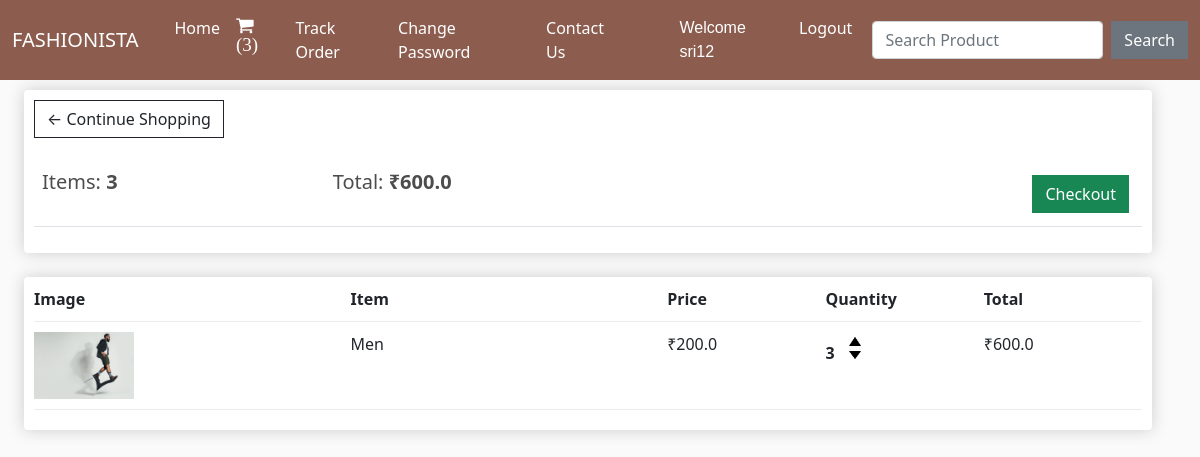
The app's page /cart/ (signed in) with its own data.
### shop/models.py (models this page shows, shortened)
class Order(models.Model):
    customer = models.ForeignKey(Customer, on_delete=models.SET_NULL, null=True)
    date_ordered = models.DateTimeField(default=now)
    complete = models.BooleanField(default=False)
    @property
    def get_cart_total(self):
        orderitems = self.orderitem_set.all()
        total = sum([item.get_total for item in orderitems])
        return total
    @property
    def get_cart_items(self):
        orderitems = self.orderitem_set.all()
        total = sum([item.quantity for item in orderitems])
        return total

class OrderItem(models.Model):
    product = models.ForeignKey(Product, on_delete=models.SET_NULL, null=True)
    order = models.ForeignKey(Order, on_delete=models.SET_NULL, null=True)
    quantity = models.IntegerField(default=0)
    date_added = models.DateTimeField(default=now)
    @property
    def get_total(self):
        total = self.product.price * self.quantity
        return total

class Product(models.Model):
    name = models.CharField(max_length=100)
    price = models.FloatField()
    image = models.ImageField(upload_to="", default="")

### shop/views.py (the view, shortened to what this page needs)
# urls.py: path("cart/", views.cart, name="cart"),
def cart(request):
    data = cartData(request)
    items = data['items']
    order = data['order']
    cartItems = data['cartItems']
    try:
        cart = json.loads(request.COOKIES['cart'])
    except:
        cart = {}
    print('Cart:', cart)
    return render(request, "cart.html", {'items':items, 'order':order, 'cartItems':cartItems})

### shop/inherit.py (called while the page is built)
def cartData(request):
    if request.user.is_authenticated:
        customer = request.user.customer
        order, created = Order.objects.get_or_create(customer=customer, complete=False)
        items = order.orderitem_set.all()
        cartItems = order.get_cart_items
    else:
        items = []
        order = {'get_cart_total':0, 'get_cart_items':0}
        cartItems = order['get_cart_items']
    return {'cartItems':cartItems, 'items':items, 'order':order}

### shop/templates/cart.html (shortened to what this page needs)
{% extends 'base.html' %}
{% load static %}
{% block body %}
<div class="container-fluid row">
    <div class="col-lg-12">
        <div class="box-element">
            <a href="/" class="btn btn-outline-dark">&#x2190 Continue Shopping</a>
            <br><br>
            <table class="table">
                <tr>
                    <th>
                        <h5>Items: <strong>{{order.get_cart_items}}</strong></h5>
                    </th>
                    <th>
                        <h5>Total: <strong>₹{{order.get_cart_total}}</strong></h5>
                    </th>
                    <th><a href="/checkout/" class="btn btn-success" style="float: right; margin: 5px;">Checkout</a>
                    </th>
                </tr>
            </table>
        </div>
<br>
        <div class="box-element">
            <div class="cart-row">
                <div style="flex: 2;"><strong>Image</strong></div>
                <div style="flex: 2;"><strong>Item</strong></div>
                <div style="flex: 1;"><strong>Price</strong></div>
                <div style="flex: 1;"><strong>Quantity</strong></div>
                <div style="flex: 1;"><strong>Total</strong></div>
            </div>
        {% for item in items %}
            <div class="cart-row">
                <div style="flex: 2;"><img class="row-image" src="{{item.product.image.url}}" alt=""></div>
                <div style="flex: 2;">{{item.product.name}}</div>
                <div style="flex: 1;">₹{{item.product.price}}</div>
                <div style="flex: 1;">
                <p class="quantity">{{item.quantity}}</p>
                <div class="quantity">
                    <img data-product="{{item.product.id}}" data-action="add" src="{% static 'increase.png' %}" class="chg-quantity update-cart" alt="">
                    <img data-product="{{item.product.id}}" data-action="remove" src="{% static 'decrease.png' %}" class="chg-quantity update-cart" alt="">
                </div>
                </div>
                <div style="flex: 1;">₹{{item.get_total}}</div>
            </div>
            {% endfor %}
        </div>
    </div>
</div>
{% endblock %}

### shop/templates/base.html (shortened to what this page needs)
<!doctype html>
<html lang="en">
<head>
    <link href="https://cdn.jsdelivr.net/npm/bootstrap@5.0.2/dist/css/bootstrap.min.css" rel="stylesheet"
>
    <link rel="stylesheet" href="https://cdnjs.cloudflare.com/ajax/libs/font-awesome/4.7.0/css/font-awesome.min.css">
</head>
<body>
    <nav class="navbar navbar-expand-lg navbar-dark sticky-top">
        <div class="container-fluid">
            <a class="navbar-brand" href="/">FASHIONISTA</a>
            <div class="collapse navbar-collapse" id="navbarSupportedContent">
                <div class="container w-75">
                <ul class="navbar-nav me-auto mb-2 mb-lg-0">
                    <li class="nav-item">
                        <a class="nav-link active" aria-current="page" href="/">Home</a>
                    </li>
                    {% if request.user.is_authenticated %}
                    <li class="nav-item">
                        <a class="nav-link active" aria-current="page" href="/cart/"><span class=" fa fa-shopping-cart"
                                style="font-size: 19px;"> ({{cartItems}})</span></a>
                    </li>
                    <li class="nav-item">
                        <a class="nav-link active" href="/tracker/">Track Order</a>
                    </li>
                    <li class="nav-item">
                        <a class="nav-link active" href="/change_password/">Change Password</a>
                    </li>
                    <li class="nav-item">
                        <a class="nav-link active" href="/loggedin_contact/">Contact Us</a>
                    </li>
                    {% endif %}
                    {% if not request.user.is_authenticated %}
                    <li class="nav-item">
                        <a class="nav-link active" aria-current="page" href="/register/">Register</a>
                    </li>
                    <li class="nav-item">
                        <a class="nav-link active" aria-current="page" href="/login/">Login</a>
                    </li>
                    <li class="nav-item">
                        <a class="nav-link active" href="/contact/">Contact Us</a>
                    </li>
                    {% else %}
                    <li class="nav-item">
                        <a class="nav-link active" aria-current="page" href="#" style="font-family:'Franklin Gothic Medium', 'Arial Narrow', Arial, sans-serif; font-size: 1rem;">Welcome {{request.user}}</a>
                    </li>
                    <li class="nav-item">
                        <a class="nav-link active" aria-current="page" href="/logout/">Logout</a>
                    </li>
                    {% endif %}
                </ul>
                </div>
                <form class="d-flex" method="POST" action="/search/"> {% csrf_token %}
                    <input class="form-control me-2" type="search" name="search" placeholder="Search Product" aria-label="Search">
                    <button href="/search/" class="btn btn-secondary" type="submit">Search</button>
                </form>
            </div>
        </div>
    </nav>
    {% block body %}
    {% endblock %}
</body>
</html>

### shop/templates/base.html (style rules this page uses)
.navbar { background-color: #8c5d4f; }
body { background-color: hsl(0, 0%, 98%); }
h1, h2, h3, h4, h5, h6 { color: hsl(0, 0%, 30%); }
.box-element { box-shadow: hsl(0, 0%, 80%) 0 0 16px; background-color: #fff; border-radius: 4px; padding: 10px; }
.col-lg-4, .col-lg-6, .col-lg-8, .col-lg-12 { margin-top: 10px; }
.btn { border-radius: 0; }
.row-image { width: 100px; }
.cart-row { display: flex; align-items: flex-stretch; padding-bottom: 10px; margin-bottom: 10px; border-bottom: 1px solid #ececec; }
.quantity { display: inline-block; font-weight: 700; padding-right: 10px; }
.chg-quantity { width: 12px; cursor: pointer; display: block; margin-top: 5px; transition: .1s; }

### records on screen
Order: get_cart_items "3", get_cart_total "600.0"
OrderItem: product.image (picture), product.name "Men", product.price "200.0", quantity "3", get_total "600.0"

### other values on screen
{{ cartItems }} "3"
{{ request.user }} "sri12"
